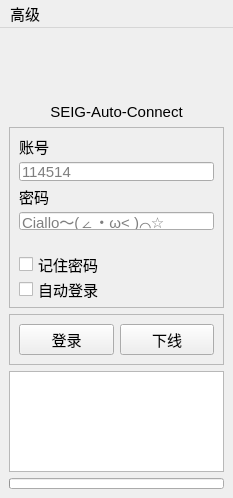
<?xml version="1.0" encoding="UTF-8"?>
<ui version="4.0">
 <class>MainWindow</class>
 <widget class="QMainWindow" name="MainWindow">
  <property name="geometry">
   <rect>
    <x>0</x>
    <y>0</y>
    <width>233</width>
    <height>498</height>
   </rect>
  </property>
  <property name="sizePolicy">
   <sizepolicy hsizetype="MinimumExpanding" vsizetype="MinimumExpanding">
    <horstretch>0</horstretch>
    <verstretch>0</verstretch>
   </sizepolicy>
  </property>
  <property name="minimumSize">
   <size>
    <width>233</width>
    <height>498</height>
   </size>
  </property>
  <property name="windowTitle">
   <string>MainWindow</string>
  </property>
  <property name="styleSheet">
   <string notr="true">* {
    font-size: 15px;
}</string>
  </property>
  <property name="iconSize">
   <size>
    <width>64</width>
    <height>64</height>
   </size>
  </property>
  <widget class="QWidget" name="centralwidget">
   <layout class="QGridLayout" name="gridLayout">
    <item row="3" column="0">
     <widget class="QFrame" name="frame">
      <property name="minimumSize">
       <size>
        <width>0</width>
        <height>181</height>
       </size>
      </property>
      <property name="frameShape">
       <enum>QFrame::StyledPanel</enum>
      </property>
      <property name="frameShadow">
       <enum>QFrame::Raised</enum>
      </property>
      <layout class="QVBoxLayout" name="verticalLayout">
       <item>
        <widget class="QLabel" name="label">
         <property name="text">
          <string>账号</string>
         </property>
        </widget>
       </item>
       <item>
        <widget class="QLineEdit" name="lineEdit">
         <property name="placeholderText">
          <string>114514</string>
         </property>
        </widget>
       </item>
       <item>
        <widget class="QLabel" name="label_2">
         <property name="text">
          <string>密码</string>
         </property>
        </widget>
       </item>
       <item>
        <widget class="QLineEdit" name="lineEdit_2">
         <property name="inputMask">
          <string/>
         </property>
         <property name="text">
          <string/>
         </property>
         <property name="echoMode">
          <enum>QLineEdit::Password</enum>
         </property>
         <property name="placeholderText">
          <string>Ciallo～(∠・ω&lt; )⌒☆</string>
         </property>
        </widget>
       </item>
       <item>
        <spacer name="horizontalSpacer">
         <property name="orientation">
          <enum>Qt::Horizontal</enum>
         </property>
         <property name="sizeHint" stdset="0">
          <size>
           <width>40</width>
           <height>20</height>
          </size>
         </property>
        </spacer>
       </item>
       <item>
        <widget class="QCheckBox" name="checkBox">
         <property name="text">
          <string>记住密码</string>
         </property>
        </widget>
       </item>
       <item>
        <widget class="QCheckBox" name="checkBox_2">
         <property name="text">
          <string>自动登录</string>
         </property>
        </widget>
       </item>
      </layout>
     </widget>
    </item>
    <item row="6" column="0">
     <widget class="QListWidget" name="listWidget">
      <property name="autoScrollMargin">
       <number>16</number>
      </property>
      <property name="tabKeyNavigation">
       <bool>true</bool>
      </property>
      <property name="showDropIndicator" stdset="0">
       <bool>false</bool>
      </property>
      <property name="dragEnabled">
       <bool>false</bool>
      </property>
      <property name="dragDropOverwriteMode">
       <bool>false</bool>
      </property>
      <property name="verticalScrollMode">
       <enum>QAbstractItemView::ScrollPerPixel</enum>
      </property>
      <property name="horizontalScrollMode">
       <enum>QAbstractItemView::ScrollPerPixel</enum>
      </property>
     </widget>
    </item>
    <item row="4" column="0" rowspan="2">
     <widget class="QFrame" name="frame_2">
      <property name="frameShape">
       <enum>QFrame::StyledPanel</enum>
      </property>
      <property name="frameShadow">
       <enum>QFrame::Raised</enum>
      </property>
      <layout class="QHBoxLayout" name="horizontalLayout">
       <item>
        <widget class="QPushButton" name="pushButton">
         <property name="text">
          <string>登录</string>
         </property>
        </widget>
       </item>
       <item>
        <widget class="QPushButton" name="pushButton_2">
         <property name="text">
          <string>下线</string>
         </property>
        </widget>
       </item>
      </layout>
     </widget>
    </item>
    <item row="0" column="0">
     <widget class="QPushButton" name="pushButton_3">
      <property name="minimumSize">
       <size>
        <width>0</width>
        <height>60</height>
       </size>
      </property>
      <property name="styleSheet">
       <string notr="true">QPushButton{
	border:none;
}
</string>
      </property>
      <property name="text">
       <string/>
      </property>
      <property name="icon">
       <iconset resource="res.qrc">
        <normaloff>:/icon/yish.ico</normaloff>:/icon/yish.ico</iconset>
      </property>
      <property name="iconSize">
       <size>
        <width>48</width>
        <height>48</height>
       </size>
      </property>
     </widget>
    </item>
    <item row="1" column="0">
     <widget class="QLabel" name="label_3">
      <property name="text">
       <string>SEIG-Auto-Connect</string>
      </property>
      <property name="alignment">
       <set>Qt::AlignCenter</set>
      </property>
     </widget>
    </item>
    <item row="7" column="0">
     <widget class="QProgressBar" name="progressBar">
      <property name="minimumSize">
       <size>
        <width>0</width>
        <height>11</height>
       </size>
      </property>
      <property name="value">
       <number>0</number>
      </property>
      <property name="textVisible">
       <bool>false</bool>
      </property>
     </widget>
    </item>
   </layout>
  </widget>
  <widget class="QMenuBar" name="menubar">
   <property name="geometry">
    <rect>
     <x>0</x>
     <y>0</y>
     <width>233</width>
     <height>26</height>
    </rect>
   </property>
   <widget class="QMenu" name="menu">
    <property name="title">
     <string>高级</string>
    </property>
   </widget>
   <addaction name="menu"/>
  </widget>
  <action name="action">
   <property name="text">
    <string>登录参数</string>
   </property>
  </action>
 </widget>
 <resources>
  <include location="res.qrc"/>
 </resources>
 <connections/>
</ui>
